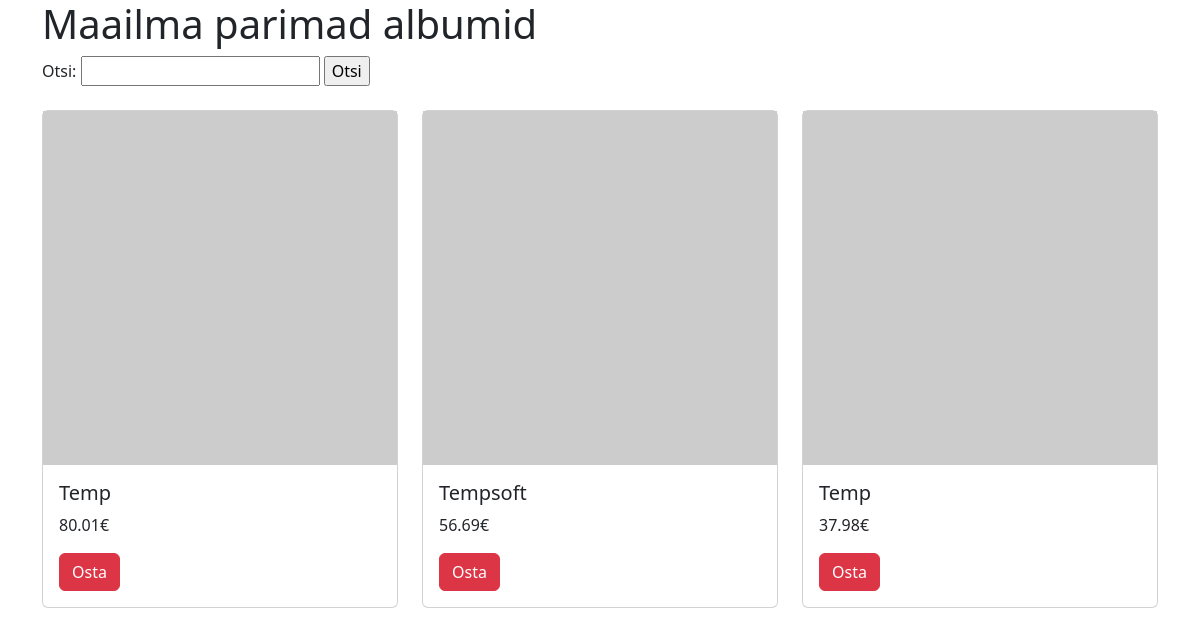
The app's page /index.php?s=Temp with its own data.
### tables this page shows
CREATE TABLE `albumid` (
  `id` int(10) NOT NULL,
  `artist` varchar(255) NOT NULL,
  `album` varchar(255) NOT NULL,
  `aasta` year(4) NOT NULL,
  `hind` decimal(6,2) NOT NULL
);

### index.php (the view, shortened to what this page needs)
<?php include("config.php"); ?>
<!doctype html>
<html lang="et">
    <head>
        <link
            href="https://cdn.jsdelivr.net/npm/bootstrap@5.3.2/dist/css/bootstrap.min.css"
            rel="stylesheet"
        />
    </head>
    <body>
        <div class="container">
            <h1>Maailma parimad albumid</h1>
            <form action="#" method="get">
                Otsi: <input type="text" name="s">
                      <input type="submit" value="Otsi">
            </form>  <br>
<div class="row row-cols-1 row-cols-md-3 g-4">
            <?php
                if (isset($_GET["s"])) {
                    $s = $_GET["s"];
                    $paring ='SELECT album, hind FROM albumid WHERE album LIKE "%'.$s.'%"';
                } else {
                $paring ="SELECT album, hind FROM albumid ORDER BY artist ASC LIMIT 10";
                }
                $valjund = mysqli_query($yhendus, $paring);
                while($rida = mysqli_fetch_assoc($valjund)){
                    echo '<div class="col">
                    <div class="card">
                      <img src="https://picsum.photos/400/400" alt="pildike">
                      <div class="card-body">
                        <h5 class="card-title">'.$rida['album'].'</h5>
                        <p class="card-text">'.$rida['hind'].'€</p>
                        <a href="#" class="btn btn-danger">Osta</a>
                      </div>
                    </div>
                  </div>';
            }
            ?>
        </div>
    </body>
</html>

### records on screen
albumid: album "Temp", hind "80.01"
albumid: album "Tempsoft", hind "56.69"
albumid: album "Temp", hind "37.98"
